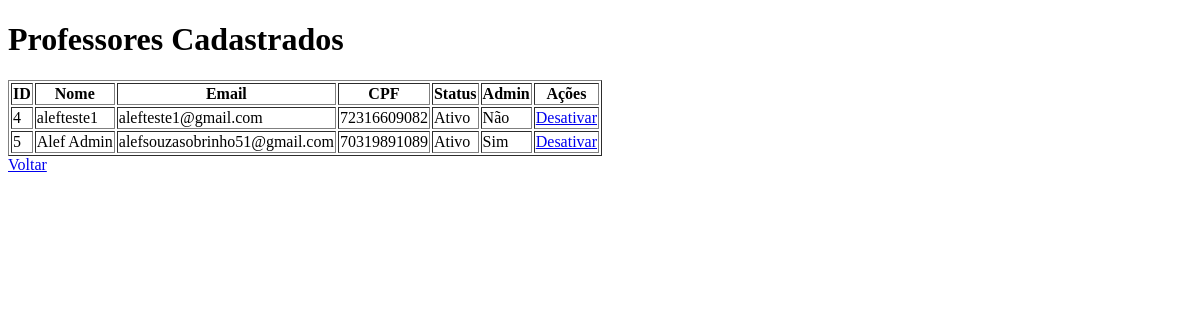
The app's page /frontend/admin/listar_professores.php (signed in), older data.
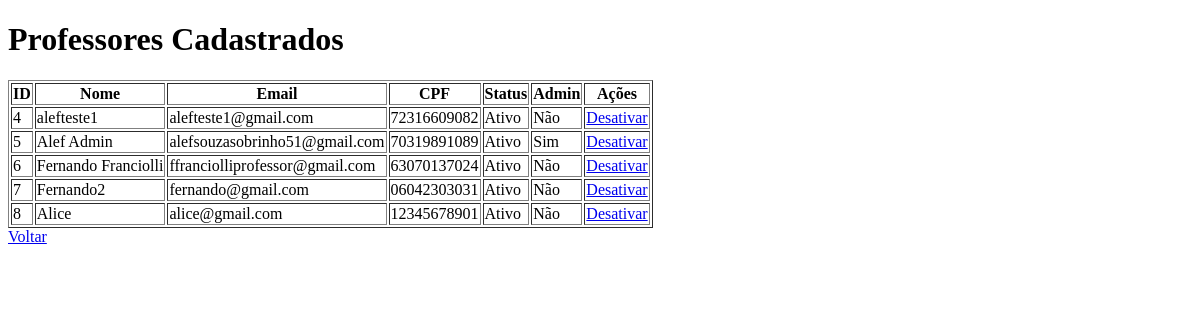
The same page, newer data.
### tables this page shows
CREATE TABLE `professores` (
  `id` int(11) NOT NULL,
  `nome` varchar(100) NOT NULL,
  `email` varchar(100) NOT NULL,
  `cpf` varchar(14) NOT NULL,
  `senha` varchar(255) NOT NULL,
  `data_cadastro` datetime DEFAULT current_timestamp(),
  `ultimo_login` datetime DEFAULT NULL,
  `ativo` tinyint(1) DEFAULT 1,
  `admin` tinyint(1) DEFAULT 0
);

### frontend/admin/listar_professores.php (the view, shortened to what this page needs)
<?php
include '../../includes/conn.php';
$sql = "SELECT id, nome, email, cpf, ativo, admin FROM professores";
$result = $conn->query($sql);
?>
<!DOCTYPE html>
<html lang="pt-BR">
<head>
</head>
<body>
    <h1>Professores Cadastrados</h1>
    <table border="1">
        <tr>
            <th>ID</th>
            <th>Nome</th>
            <th>Email</th>
            <th>CPF</th>
            <th>Status</th>
            <th>Admin</th>
            <th>Ações</th>
        </tr>
        <?php while ($row = $result->fetch_assoc()): ?>
        <tr>
            <td><?= $row['id'] ?></td>
            <td><?= $row['nome'] ?></td>
            <td><?= $row['email'] ?></td>
            <td><?= $row['cpf'] ?></td>
            <td><?= $row['ativo'] ? 'Ativo' : 'Inativo' ?></td>
            <td><?= $row['admin'] ? 'Sim' : 'Não' ?></td>
            <td>
                <a href="ativar_desativar.php?id=<?= $row['id'] ?>&acao=<?= $row['ativo'] ? 'desativar' : 'ativar' ?>">
                    <?= $row['ativo'] ? 'Desativar' : 'Ativar' ?>
                </a>
            </td>
        </tr>
        <?php endwhile; ?>
    </table>
    <a href="dashboard.php">Voltar</a>
</body>
</html>

Row changes from the older to the newer data that the page shows:
added professores: id "6", nome "Fernando Franciolli", email "ffranciolliprofessor@gmail.com", cpf "63070137024", ativo "Ativo", admin "Não"
added professores: id "7", nome "Fernando2", email "fernando@gmail.com", cpf "06042303031", ativo "Ativo", admin "Não"
added professores: id "8", nome "Alice", email "alice@gmail.com", cpf "12345678901", ativo "Ativo", admin "Não"
